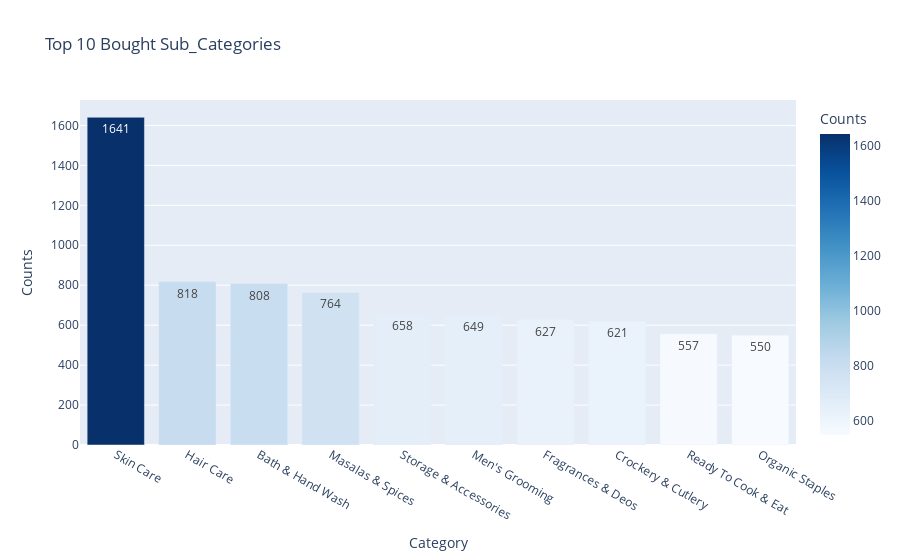

The code cell stored with this chart in its notebook:
### Code cell
px.bar(data_frame=counts_df_1,
 x='Category',
 y='Counts',
 color='Counts',
 color_continuous_scale='blues',
 text_auto=True,
 title=f'Top 10 Bought Sub_Categories')

### Figure 1 — Plotly figure (JSON) as saved in the notebook; plotly's stock layout.template omitted (floating-point values rounded to 4 significant figures)
{"data": [{"alignmentgroup": "True", "hovertemplate": "Category=%{x}<br>Counts=%{marker.color}<extra></extra>", "legendgroup": "", "marker": {"color": [1641, 818, 808, 764, 658, 649, 627, 621, 557, 550], "coloraxis": "coloraxis", "pattern": {"shape": ""}}, "name": "", "offsetgroup": "", "orientation": "v", "showlegend": false, "textposition": "auto", "texttemplate": "%{y}", "type": "bar", "x": ["Skin Care", "Hair Care", "Bath & Hand Wash", "Masalas & Spices", "Storage & Accessories", "Men's Grooming", "Fragrances & Deos", "Crockery & Cutlery", "Ready To Cook & Eat", "Organic Staples"], "xaxis": "x", "y": [1641, 818, 808, 764, 658, 649, 627, 621, 557, 550], "yaxis": "y"}], "layout": {"barmode": "relative", "coloraxis": {"colorbar": {"title": {"text": "Counts"}}, "colorscale": [[0, "rgb(247,251,255)"], [0.125, "rgb(222,235,247)"], [0.25, "rgb(198,219,239)"], [0.375, "rgb(158,202,225)"], [0.5, "rgb(107,174,214)"], [0.625, "rgb(66,146,198)"], [0.75, "rgb(33,113,181)"], [0.875, "rgb(8,81,156)"], [1, "rgb(8,48,107)"]]}, "legend": {"tracegroupgap": 0}, "title": {"text": "Top 10 Bought Sub_Categories"}, "xaxis": {"anchor": "y", "domain": [0, 1], "title": {"text": "Category"}}, "yaxis": {"anchor": "x", "domain": [0, 1], "title": {"text": "Counts"}}}}
